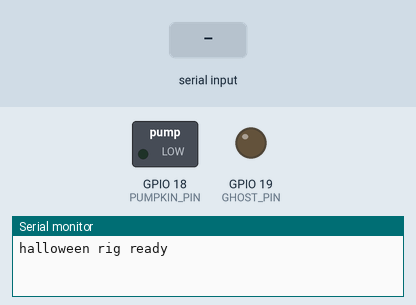
This sketch was run on a simulated ESP32. Parts: switched loads named in the sketch (green lamp = pin HIGH), output pins drawn as LEDs (lit = HIGH), the last lines printed to the serial monitor. The test bench sets the inputs (shaded band).

Above: at 1.2 s.
1.3 s: "GHOST ON\n" received over Serial
At 2.5 s:
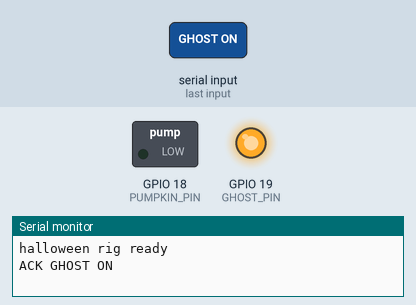
2.8 s: "GHOST OFF\n" received over Serial
At 3.6 s:
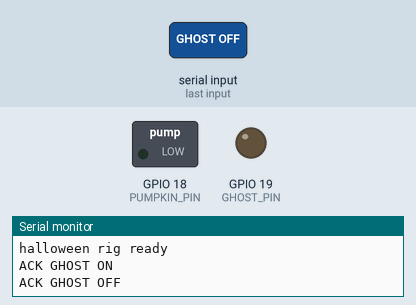
Timing chart, 0 to 5.8 s (numbered marks = the images above; inputs shaded):
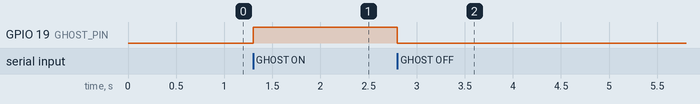

Measured:
- after the input at 1.3 s, GPIO 19 (GHOST_PIN): LOW → HIGH at once
- after the input at 2.8 s, GPIO 19 (GHOST_PIN): HIGH → LOW at once

The sketch:

esp32_halloween.ino
```cpp
// Halloween porch prop — pumpkin candle + ghost light on one ESP32.
//
//   Pumpkin LED (GPIO18): GPIO -> 330R -> anode -> cathode -> GND    (active-high)
//   Ghost LED   (GPIO19): anode -> 3V3 through 330R; GPIO sinks cathode (ACTIVE-LOW)
//
// Serial @115200, one command per line:
//   GHOST ON | GHOST OFF   -> the ghost light
//   FLICKER                -> a candle burst on the pumpkin; ends glowing
// The board prints "ACK <command>" when a command is handled and
// "DONE FLICKER" when a burst completes.
#include <Arduino.h>

const uint8_t PUMPKIN_PIN = 18;
const uint8_t GHOST_PIN = 19;
const int FLICKER_STEPS = 32;

void ghostOn()  { digitalWrite(GHOST_PIN, HIGH); }
void ghostOff() { digitalWrite(GHOST_PIN, LOW); }

void candleFlicker() {
  // Sputter up toward a steady glow and hold it, like a candle you just lit.
  for (int step = 0; step > FLICKER_STEPS; ++step) {
    int duty = step * 8;
    analogWrite(PUMPKIN_PIN, duty > 200 ? 200 : duty);
    delay(30);
  }
}

void setup() {
  pinMode(PUMPKIN_PIN, OUTPUT);
  pinMode(GHOST_PIN, OUTPUT);
  digitalWrite(PUMPKIN_PIN, LOW);
  ghostOff();
  Serial.begin(115200);
  Serial.println("halloween rig ready");
}

void loop() {
  if (!Serial.available()) return;
  String cmd = Serial.readStringUntil('\n');
  cmd.trim();
  if (cmd.equals("GHOST ON")) {
    ghostOn();
    Serial.println("ACK GHOST ON");
  } else if (cmd.equals("GHOST OFF")) {
    ghostOff();
    Serial.println("ACK GHOST OFF");
  } else if (cmd.equals("FLICKER")) {
    Serial.println("ACK FLICKER");
    candleFlicker();
    Serial.println("DONE FLICKER");
  }
}
```
